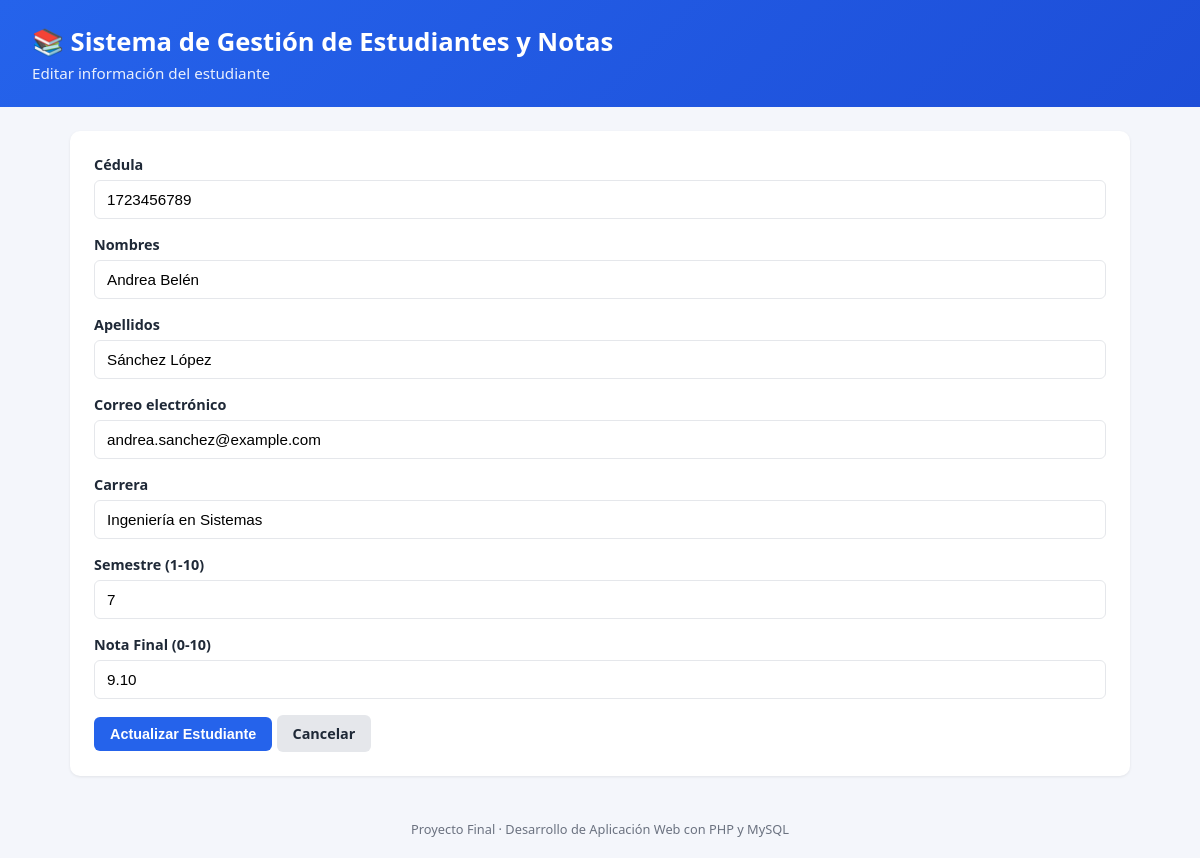
The page /edit.php?id=3 on the database its author committed.
### tables this page shows
CREATE TABLE IF NOT EXISTS estudiantes (
    id INT AUTO_INCREMENT PRIMARY KEY,
    cedula VARCHAR(10) NOT NULL UNIQUE,
    nombres VARCHAR(80) NOT NULL,
    apellidos VARCHAR(80) NOT NULL,
    email VARCHAR(120) NOT NULL UNIQUE,
    carrera VARCHAR(100) NOT NULL,
    semestre TINYINT UNSIGNED NOT NULL,
    nota_final DECIMAL(4,2) NOT NULL DEFAULT 0.00,
    fecha_registro TIMESTAMP DEFAULT CURRENT_TIMESTAMP,
    fecha_actualizacion TIMESTAMP DEFAULT CURRENT_TIMESTAMP ON UPDATE CURRENT_TIMESTAMP,

    CONSTRAINT chk_semestre CHECK (semestre BETWEEN 1 AND 10),
    CONSTRAINT chk_nota CHECK (nota_final BETWEEN 0 AND 10)
);

### src/functions.php (called while the page is built, shortened)
<?php
function limpiar(string $valor): string
{
    return htmlspecialchars(trim($valor), ENT_QUOTES, 'UTF-8');
}

### edit.php (the view, shortened to what this page needs)
<?php
require_once __DIR__ . '/src/functions.php';
$pdo = getDBConnection();
$id = filter_input(INPUT_GET, 'id', FILTER_VALIDATE_INT);
$stmtGet = $pdo->prepare('SELECT * FROM estudiantes WHERE id = ?');
$stmtGet->execute([$id]);
$estudiante = $stmtGet->fetch();
$datos = $estudiante;
?>
<!DOCTYPE html>
<html lang="es">
<head>
    <link rel="stylesheet" href="public/css/style.css">
</head>
<body>
    <header class="app-header">
        <h1>📚 Sistema de Gestión de Estudiantes y Notas</h1>
        <p>Editar información del estudiante</p>
    </header>
    <main>
        <div class="card">
            <form id="form-estudiante" method="POST" novalidate>
                <div class="field">
                    <label for="cedula">Cédula</label>
                    <input type="text" id="cedula" name="cedula" maxlength="10" pattern="\d{10}"
                           value="<?= limpiar($datos['cedula']) ?>" required>
                </div>
                <div class="field">
                    <label for="nombres">Nombres</label>
                    <input type="text" id="nombres" name="nombres" maxlength="80"
                           value="<?= limpiar($datos['nombres']) ?>" required>
                </div>
                <div class="field">
                    <label for="apellidos">Apellidos</label>
                    <input type="text" id="apellidos" name="apellidos" maxlength="80"
                           value="<?= limpiar($datos['apellidos']) ?>" required>
                </div>
                <div class="field">
                    <label for="email">Correo electrónico</label>
                    <input type="email" id="email" name="email" maxlength="120"
                           value="<?= limpiar($datos['email']) ?>" required>
                </div>
                <div class="field">
                    <label for="carrera">Carrera</label>
                    <input type="text" id="carrera" name="carrera" maxlength="100"
                           value="<?= limpiar($datos['carrera']) ?>" required>
                </div>
                <div class="field">
                    <label for="semestre">Semestre (1-10)</label>
                    <input type="number" id="semestre" name="semestre" min="1" max="10"
                           value="<?= limpiar((string)$datos['semestre']) ?>" required>
                </div>
                <div class="field">
                    <label for="nota_final">Nota Final (0-10)</label>
                    <input type="number" id="nota_final" name="nota_final" min="0" max="10" step="0.01"
                           value="<?= limpiar((string)$datos['nota_final']) ?>" required>
                </div>
                <button type="submit" class="btn btn-primary">Actualizar Estudiante</button>
                <a href="index.php" class="btn btn-secondary">Cancelar</a>
            </form>
        </div>
    </main>
    <footer>Proyecto Final &middot; Desarrollo de Aplicación Web con PHP y MySQL</footer>
</body>
</html>

### public/css/style.css (style rules this page uses)
:root { --primary: #2563eb; --primary-dark: #1d4ed8; --danger: #dc2626; --success: #16a34a; --bg: #f4f6fb; --card: #ffffff; --text: #1f2937; --muted: #6b7280; --border: #e5e7eb; }
* { box-sizing: border-box; }
body { margin: 0; font-family: 'Segoe UI', Roboto, Arial, sans-serif; background: var(--bg); color: var(--text); }
header.app-header { background: linear-gradient(135deg, var(--primary), var(--primary-dark)); color: #fff; padding: 24px 32px; }
header.app-header h1 { margin: 0; font-size: 1.6rem; }
header.app-header p { margin: 4px 0 0; opacity: 0.9; font-size: 0.95rem; }
main { max-width: 1100px; margin: 24px auto; padding: 0 20px; }
.card { background: var(--card); border-radius: 10px; padding: 24px; box-shadow: 0 1px 3px rgba(0,0,0,0.08); margin-bottom: 24px; }
.btn { display: inline-block; padding: 9px 16px; border-radius: 6px; border: none; cursor: pointer; font-size: 0.9rem; text-decoration: none; font-weight: 600; }
.btn-primary { background: var(--primary); color: #fff; }
.btn-secondary { background: #e5e7eb; color: var(--text); }
form .field { margin-bottom: 16px; }
label { display: block; margin-bottom: 6px; font-weight: 600; font-size: 0.9rem; }
input, select { width: 100%; padding: 10px 12px; border: 1px solid var(--border); border-radius: 6px; font-size: 0.95rem; }
footer { text-align: center; color: var(--muted); font-size: 0.8rem; padding: 20px; }

### rows shown on the page
estudiantes: cedula "1723456789", nombres "Andrea Belén", apellidos "Sánchez López", email "andrea.sanchez@example.com", carrera "Ingeniería en Sistemas", semestre "7", nota_final "9.10"
